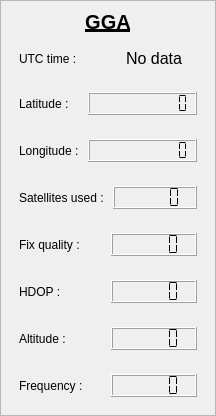
        <widget class="QFrame" name="verticalFrame_gga">
         <property name="frameShape">
          <enum>QFrame::Shape::StyledPanel</enum>
         </property>
         <layout class="QVBoxLayout" name="verticalLayout_13">
          <property name="leftMargin">
           <number>9</number>
          </property>
          <property name="topMargin">
           <number>9</number>
          </property>
          <property name="rightMargin">
           <number>9</number>
          </property>
          <property name="bottomMargin">
           <number>9</number>
          </property>
          <item>
           <widget class="QLabel" name="label_10">
            <property name="sizePolicy">
             <sizepolicy hsizetype="Preferred" vsizetype="Maximum">
              <horstretch>0</horstretch>
              <verstretch>0</verstretch>
             </sizepolicy>
            </property>
            <property name="font">
             <font>
              <pointsize>15</pointsize>
              <bold>true</bold>
              <underline>true</underline>
             </font>
            </property>
            <property name="text">
             <string notr="true">GGA</string>
            </property>
            <property name="alignment">
             <set>Qt::AlignmentFlag::AlignCenter</set>
            </property>
           </widget>
          </item>
          <item>
           <layout class="QHBoxLayout" name="horizontalLayout_39">
            <property name="leftMargin">
             <number>9</number>
            </property>
            <property name="topMargin">
             <number>9</number>
            </property>
            <property name="rightMargin">
             <number>9</number>
            </property>
            <property name="bottomMargin">
             <number>9</number>
            </property>
            <item>
             <widget class="QLabel" name="label_50">
              <property name="text">
               <string>UTC time :</string>
              </property>
             </widget>
            </item>
            <item>
             <widget class="QLabel" name="label_utcTime_gga">
              <property name="sizePolicy">
               <sizepolicy hsizetype="Preferred" vsizetype="Maximum">
                <horstretch>0</horstretch>
                <verstretch>0</verstretch>
               </sizepolicy>
              </property>
              <property name="font">
               <font>
                <pointsize>12</pointsize>
               </font>
              </property>
              <property name="text">
               <string>No data</string>
              </property>
              <property name="alignment">
               <set>Qt::AlignmentFlag::AlignCenter</set>
              </property>
             </widget>
            </item>
           </layout>
          </item>
          <item>
           <layout class="QHBoxLayout" name="horizontalLayout_6">
            <property name="leftMargin">
             <number>9</number>
            </property>
            <property name="topMargin">
             <number>9</number>
            </property>
            <property name="rightMargin">
             <number>9</number>
            </property>
            <property name="bottomMargin">
             <number>9</number>
            </property>
            <item>
             <widget class="QLabel" name="label_11">
              <property name="text">
               <string>Latitude :</string>
              </property>
             </widget>
            </item>
            <item>
             <widget class="QLCDNumber" name="lcdNumber_latitude_gga">
              <property name="sizePolicy">
               <sizepolicy hsizetype="Minimum" vsizetype="Maximum">
                <horstretch>0</horstretch>
                <verstretch>0</verstretch>
               </sizepolicy>
              </property>
              <property name="digitCount">
               <number>10</number>
              </property>
              <property name="segmentStyle">
               <enum>QLCDNumber::SegmentStyle::Flat</enum>
              </property>
             </widget>
            </item>
           </layout>
          </item>
          <item>
           <layout class="QHBoxLayout" name="horizontalLayout_7">
            <property name="leftMargin">
             <number>9</number>
            </property>
            <property name="topMargin">
             <number>9</number>
            </property>
            <property name="rightMargin">
             <number>9</number>
            </property>
            <property name="bottomMargin">
             <number>9</number>
            </property>
            <item>
             <widget class="QLabel" name="label_12">
              <property name="text">
               <string>Longitude : </string>
              </property>
             </widget>
            </item>
            <item>
             <widget class="QLCDNumber" name="lcdNumber_longitude_gga">
              <property name="sizePolicy">
               <sizepolicy hsizetype="Minimum" vsizetype="Maximum">
                <horstretch>0</horstretch>
                <verstretch>0</verstretch>
               </sizepolicy>
              </property>
              <property name="digitCount">
               <number>10</number>
              </property>
              <property name="segmentStyle">
               <enum>QLCDNumber::SegmentStyle::Flat</enum>
              </property>
             </widget>
            </item>
           </layout>
          </item>
          <item>
           <layout class="QHBoxLayout" name="horizontalLayout_42">
            <property name="leftMargin">
             <number>9</number>
            </property>
            <property name="topMargin">
             <number>9</number>
            </property>
            <property name="rightMargin">
             <number>9</number>
            </property>
            <property name="bottomMargin">
             <number>9</number>
            </property>
            <item>
             <widget class="QLabel" name="label_53">
              <property name="text">
               <string>Satellites used : </string>
              </property>
             </widget>
            </item>
            <item>
             <widget class="QLCDNumber" name="lcdNumber_satellites_gga">
              <property name="sizePolicy">
               <sizepolicy hsizetype="Minimum" vsizetype="Maximum">
                <horstretch>0</horstretch>
                <verstretch>0</verstretch>
               </sizepolicy>
              </property>
              <property name="digitCount">
               <number>5</number>
              </property>
              <property name="segmentStyle">
               <enum>QLCDNumber::SegmentStyle::Flat</enum>
              </property>
             </widget>
            </item>
           </layout>
          </item>
          <item>
           <layout class="QHBoxLayout" name="horizontalLayout_47">
            <property name="leftMargin">
             <number>9</number>
            </property>
            <property name="topMargin">
             <number>9</number>
            </property>
            <property name="rightMargin">
             <number>9</number>
            </property>
            <property name="bottomMargin">
             <number>9</number>
            </property>
            <item>
             <widget class="QLabel" name="label_58">
              <property name="text">
               <string>Fix quality :</string>
              </property>
             </widget>
            </item>
            <item>
             <widget class="QLCDNumber" name="lcdNumber_fixQuality_gga">
              <property name="sizePolicy">
               <sizepolicy hsizetype="Minimum" vsizetype="Maximum">
                <horstretch>0</horstretch>
                <verstretch>0</verstretch>
               </sizepolicy>
              </property>
              <property name="segmentStyle">
               <enum>QLCDNumber::SegmentStyle::Flat</enum>
              </property>
             </widget>
            </item>
           </layout>
          </item>
          <item>
           <layout class="QHBoxLayout" name="horizontalLayout_43">
            <property name="leftMargin">
             <number>9</number>
            </property>
            <property name="topMargin">
             <number>9</number>
            </property>
            <property name="rightMargin">
             <number>9</number>
            </property>
            <property name="bottomMargin">
             <number>9</number>
            </property>
            <item>
             <widget class="QLabel" name="label_54">
              <property name="text">
               <string notr="true">HDOP :</string>
              </property>
             </widget>
            </item>
            <item>
             <widget class="QLCDNumber" name="lcdNumber_hdop_gga">
              <property name="sizePolicy">
               <sizepolicy hsizetype="Minimum" vsizetype="Maximum">
                <horstretch>0</horstretch>
                <verstretch>0</verstretch>
               </sizepolicy>
              </property>
              <property name="digitCount">
               <number>5</number>
              </property>
              <property name="segmentStyle">
               <enum>QLCDNumber::SegmentStyle::Flat</enum>
              </property>
             </widget>
            </item>
           </layout>
          </item>
          <item>
           <layout class="QHBoxLayout" name="horizontalLayout_44">
            <property name="leftMargin">
             <number>9</number>
            </property>
            <property name="topMargin">
             <number>9</number>
            </property>
            <property name="rightMargin">
             <number>9</number>
            </property>
            <property name="bottomMargin">
             <number>9</number>
            </property>
            <item>
             <widget class="QLabel" name="label_55">
              <property name="text">
               <string>Altitude :</string>
              </property>
             </widget>
            </item>
            <item>
             <widget class="QLCDNumber" name="lcdNumber_altitude_gga">
              <property name="sizePolicy">
               <sizepolicy hsizetype="Minimum" vsizetype="Maximum">
                <horstretch>0</horstretch>
                <verstretch>0</verstretch>
               </sizepolicy>
              </property>
              <property name="digitCount">
               <number>5</number>
              </property>
              <property name="segmentStyle">
               <enum>QLCDNumber::SegmentStyle::Flat</enum>
              </property>
             </widget>
            </item>
           </layout>
          </item>
          <item>
           <layout class="QHBoxLayout" name="horizontalLayout_45">
            <property name="leftMargin">
             <number>9</number>
            </property>
            <property name="topMargin">
             <number>9</number>
            </property>
            <property name="rightMargin">
             <number>9</number>
            </property>
            <property name="bottomMargin">
             <number>9</number>
            </property>
            <item>
             <widget class="QLabel" name="label_56">
              <property name="text">
               <string>Frequency :</string>
              </property>
             </widget>
            </item>
            <item>
             <widget class="QLCDNumber" name="lcdNumber_frequency_gga">
              <property name="sizePolicy">
               <sizepolicy hsizetype="Minimum" vsizetype="Maximum">
                <horstretch>0</horstretch>
                <verstretch>0</verstretch>
               </sizepolicy>
              </property>
              <property name="segmentStyle">
               <enum>QLCDNumber::SegmentStyle::Flat</enum>
              </property>
             </widget>
            </item>
           </layout>
          </item>
         </layout>
        </widget>
